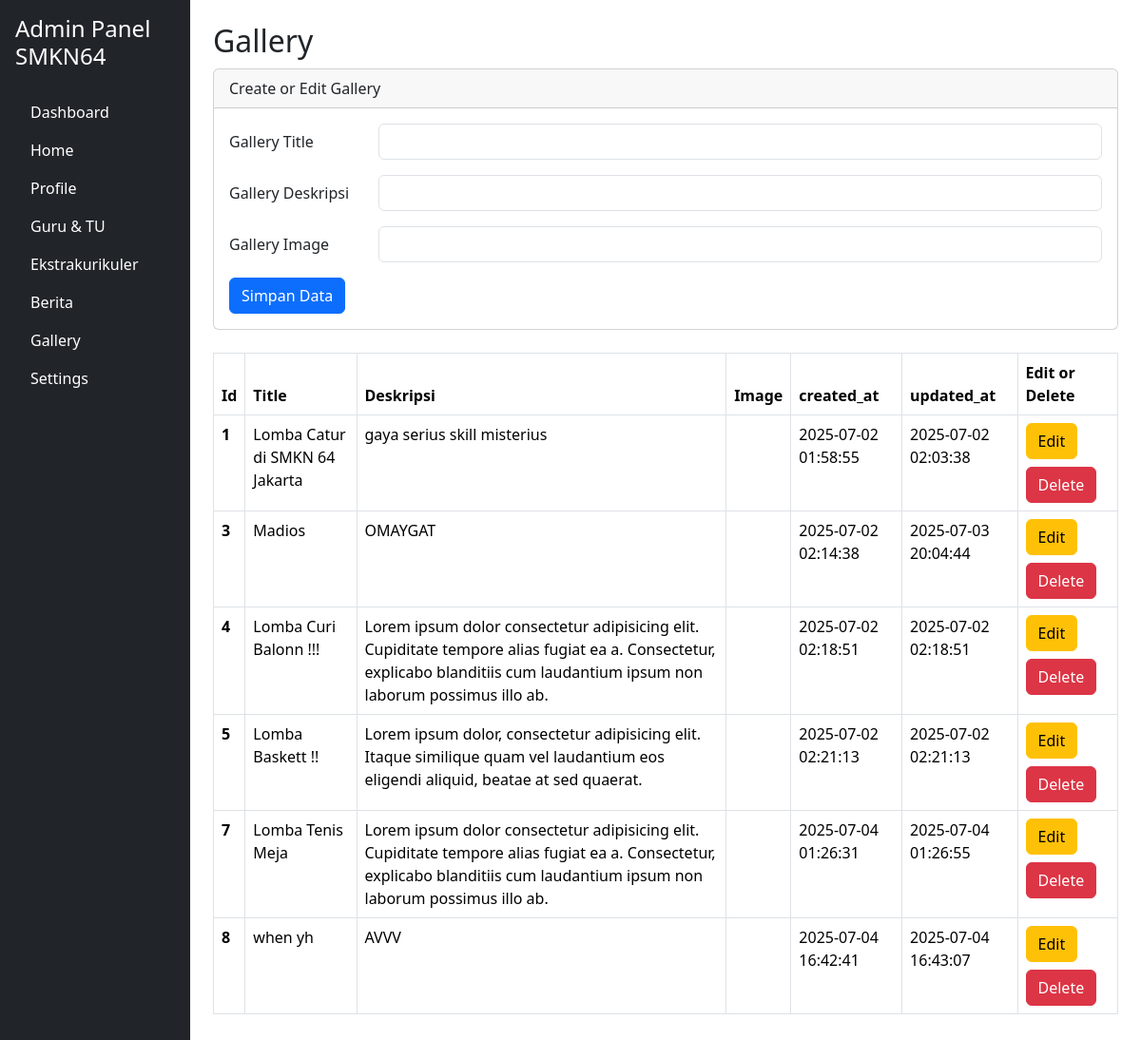
/WEP64/admin/gallery.php, run on the app's committed database.
### tables this page shows
CREATE TABLE `tbl_gallery` (
  `id` int(11) NOT NULL,
  `title` varchar(250) DEFAULT NULL,
  `deskripsi` text DEFAULT NULL,
  `img` varchar(250) DEFAULT NULL,
  `created_at` datetime NOT NULL DEFAULT current_timestamp(),
  `updated_at` datetime NOT NULL DEFAULT current_timestamp() ON UPDATE current_timestamp()
);

### WEP64/admin/gallery.php (the view, shortened to what this page needs)
<?php
include '../koneksi.php';
?>
<?php
$title = "";
$deskripsi = "";
$img = "";
?>
<!DOCTYPE html>
<html lang="en">
<head>
  <link href="https://cdn.jsdelivr.net/npm/bootstrap@5.3.3/dist/css/bootstrap.min.css" rel="stylesheet">
</head>
<body>
  <div class="container-fluid">
    <div class="row">
      <?php include 'side_bar.php' ?>
      <main class="col-md-9 ms-sm-auto col-lg-10 px-md-4 py-4">
        <h2>Gallery</h2>
        <div class="max-auto mb-4">
          <div class="card">
            <div class="card-header">
              Create or Edit Gallery
            </div>
            <div class="card-body">
              <form action="" method="post">
                <div class="mb-3 row">
                  <label for="title" class="col-sm-2 col-form-label">Gallery Title</label>
                  <div class="col-sm-10">
                    <input type="text" class="form-control" name="title" id="title" value="<?= $title ?>">
                  </div>
                </div>
                <div class="mb-3 row">
                  <label for="deskripsi" class="col-sm-2 col-form-label">Gallery Deskripsi</label>
                  <div class="col-sm-10">
                    <input type="text" class="form-control" name="deskripsi" id="deskripsi" value="<?= $deskripsi ?>">
                  </div>
                </div>
                <div class="mb-3 row">
                  <label for="logo" class="col-sm-2 col-form-label">Gallery Image</label>
                  <div class="col-sm-10">
                    <input type="text" class="form-control" name="img" id="img" value="<?= $img ?>">
                  </div>
                </div>
                <div class="col-12">
                  <input type="submit" name="submit" value="Simpan Data" class="btn btn-primary">
                </div>
              </form>
            </div>
          </div>
        </div>
        <table class="table table-bordered">
          <thead>
            <tr>
              <th scope="col">Id</th>
              <th scope="col">Title</th>
              <th scope="col">Deskripsi</th>
              <th scope="col">Image</th>
              <th scope="col">created_at</th>
              <th scope="col">updated_at</th>
              <th scope="col">Edit or Delete</th>
            </tr>
          </thead>
          <tbody>
            <?php
            $sql = "SELECT * from tbl_gallery";
            $query = mysqli_query($conn, $sql);
            while ($gallery = mysqli_fetch_array($query)) {
            ?>
              <tr>
                <th scope="row"><?= $gallery['id'] ?></th>
                <td><?= $gallery['title'] ?></td>
                <td><?= $gallery['deskripsi'] ?></td>
                <td>
                </td>
                <td><?= $gallery['created_at'] ?></td>
                <td><?= $gallery['updated_at'] ?></td>
                <td>
                  <a href="gallery.php?op=edit&id=<?= $gallery['id'] ?>">
                    <div class="btn btn-warning mb-2">Edit</div>
                  </a>
                  <a href="gallery.php?op=delete&id=<?= $gallery['id'] ?>" onclick="return confirm('Yakin Mau Hapus Data?')">
                    <div class="btn btn-danger">Delete</div>
                  </a>
                </td>
              </tr>
            <?php
            }
            ?>
          </tbody>
        </table>
</body>
</html>

### WEP64/admin/gallery.php (style rules this page uses)
body { min-height: 100vh; }
.card { margin-top: 10px; }

### data on the page
tbl_gallery: id "1", title "Lomba Catur di SMKN 64 Jakarta", deskripsi "gaya serius skill misterius", created_at "2025-07-02 01:58:55", updated_at "2025-07-02 02:03:38"
tbl_gallery: id "3", title "Madios", deskripsi "OMAYGAT", created_at "2025-07-02 02:14:38", updated_at "2025-07-03 20:04:44"
tbl_gallery: id "4", title "Lomba Curi Balonn !!!", deskripsi "Lorem ipsum dolor consectetur adipisicing elit. Cupiditate tempore alias fugiat ea a. Consectetur, explicabo blanditiis cum laudantium ipsum non laborum possimus illo ab.", created_at "2025-07-02 02:18:51", updated_at "2025-07-02 02:18:51"
tbl_gallery: id "5", title "Lomba Baskett !!", deskripsi "Lorem ipsum dolor, consectetur adipisicing elit. Itaque similique quam vel laudantium eos eligendi aliquid, beatae at sed quaerat.", created_at "2025-07-02 02:21:13", updated_at "2025-07-02 02:21:13"
tbl_gallery: id "7", title "Lomba Tenis Meja", deskripsi "Lorem ipsum dolor consectetur adipisicing elit. Cupiditate tempore alias fugiat ea a. Consectetur, explicabo blanditiis cum laudantium ipsum non laborum possimus illo ab.", created_at "2025-07-04 01:26:31", updated_at "2025-07-04 01:26:55"
tbl_gallery: id "8", title "when yh", deskripsi "AVVV", created_at "2025-07-04 16:42:41", updated_at "2025-07-04 16:43:07"
